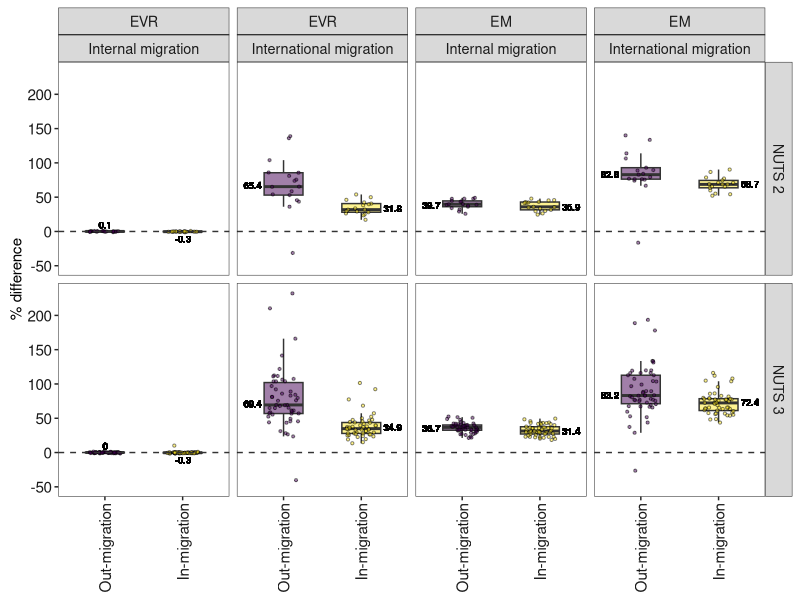

R code for this plot:

setwd("C:\\Users\\Miguel González\\OneDrive - El Colegio de México A.C\\Drive\\Publicaciones___\\EMCR_EVR_EM\\EnglishV")

library(dplyr)
library(ggplot2)
library(viridis)


### DATA NUTS 2 ###

data_ccaa <- read.csv('Fig2_MigraDif_NUTS2.csv')

data_ccaa$NUTS <- "NUTS 2"

data_ccaa <- data_ccaa[,-1]


### DATA NUTS 3 ###

data_prov <- read.csv('Fig2_MigraDif_NUTS3.csv')

data_prov$NUTS <- "NUTS 3"

data_prov <- data_prov[,-1]


#### JOIN DATA ###

data <- rbind (data_ccaa, data_prov)


#### ORDER ###

data$move<- factor(data$move, levels=c("Out-migration",
                                       "In-migration"))

data$source <- factor(data$source, levels=c("EVR",
                                            "EM"))

data$type <- factor(data$type, levels=c("Internal migration",
                                        "International migration"))


###################
###### PLOTS ######
###################

bmp(file="Fig2_MigraDif.bmp", width=9, height=7, units='in', res=300)

ggplot(data, aes(x=move, y=value, fill=move)) + 
  
  facet_grid(NUTS ~ source + type)+
  
  geom_boxplot(width=0.5, outlier.color=NA) +

  geom_jitter(position=position_jitter(0.2), size=0.75, alpha=0.5, pch=21)+
  
  scale_fill_viridis(discrete=TRUE, alpha=0.5) +
  
  scale_y_continuous(limits=c(-50, 233), breaks=seq(-50,200,50))+
  
  geom_hline(yintercept=0, linewidth=0.5, colour="grey20", linetype="dashed")+
  
  labs(x=NULL,y="% difference") +
  
  # NUTS 2 labels #
  
  geom_text(data=filter(data, move=="Out-migration",
                        NUTS=="NUTS 2",
                        type=="Internal migration",
                        source=="EVR"),
            aes(x=move, y=median(value)+10,
                label=round(median(value),1)),
            color="black",
            size=2.5,
            fontface="bold") +
  
  geom_text(data=filter(data, move=="In-migration",
                        NUTS=="NUTS 2",
                        type=="Internal migration",
                        source=="EVR"),
            aes(x=move, y=median(value)-10,  
                label=round(median(value),1)),
            color="black",
            size=2.5,
            fontface="bold") +
  
  geom_text(data=filter(data, move=="Out-migration",
                        NUTS=="NUTS 2",
                        type=="International migration",
                        source=="EVR"),
            aes(x=0.6, y=median(value)+2,  
                label=round(median(value),1)),
            color="black",
            size=2.5,
            fontface="bold") +
  
  geom_text(data=filter(data, move=="In-migration",
                        NUTS=="NUTS 2",
                        type=="International migration",
                        source=="EVR"),
            aes(x=2.4, y=median(value)+2,   
                label=round(median(value),1)),
            color="black",
            size=2.5,
            fontface="bold") +
  
  geom_text(data=filter(data, move=="Out-migration",
                        NUTS=="NUTS 2",
                        type=="Internal migration",
                        source=="EM"),
            aes(x=0.6, y=median(value)-1, 
                label=round(median(value),1)),
            color="black",
            size=2.5,
            fontface="bold") +
  
  geom_text(data=filter(data, move=="In-migration",
                        NUTS=="NUTS 2",
                        type=="Internal migration",
                        source=="EM"),
            aes(x=2.4, y=median(value),   
                label=round(median(value),1)),
            color="black",
            size=2.5,
            fontface="bold") +
  
  geom_text(data=filter(data, move=="Out-migration",
                        NUTS=="NUTS 2",
                        type=="International migration",
                        source=="EM"),
            aes(x=0.6, y=median(value)+1,  
                label=round(median(value),1)),
            color="black",
            size=2.5,
            fontface="bold") +
  
  geom_text(data=filter(data, move=="In-migration",
                        NUTS=="NUTS 2",
                        type=="International migration",
                        source=="EM"),
            aes(x=2.4, y=median(value)+1,   
                label=round(median(value),1)),
            color="black",
            size=2.5,
            fontface="bold") +
  
  # NUTS 3 labels #
  
  geom_text(data=filter(data, move=="Out-migration",
                        NUTS=="NUTS 3",
                        type=="Internal migration",
                        source=="EVR"),
            aes(x=move, y=median(value)+10,
                label=round(median(value),1)),
            color="black",
            size=2.5,
            fontface="bold") +
  
  geom_text(data=filter(data, move=="In-migration",
                        NUTS=="NUTS 3",
                        type=="Internal migration",
                        source=="EVR"),
            aes(x=move, y=median(value)-10,  
                label=round(median(value),1)),
            color="black",
            size=2.5,
            fontface="bold") +
  
  geom_text(data=filter(data, move=="Out-migration",
                        NUTS=="NUTS 3",
                        type=="International migration",
                        source=="EVR"),
            aes(x=0.6, y=median(value)+2,  
                label=round(median(value),1)),
            color="black",
            size=2.5,
            fontface="bold") +
  
  geom_text(data=filter(data, move=="In-migration",
                        NUTS=="NUTS 3",
                        type=="International migration",
                        source=="EVR"),
            aes(x=2.4, y=median(value)+2,   
                label=round(median(value),1)),
            color="black",
            size=2.5,
            fontface="bold") +
  
  geom_text(data=filter(data, move=="Out-migration",
                        NUTS=="NUTS 3",
                        type=="Internal migration",
                        source=="EM"),
            aes(x=0.6, y=median(value)-1, 
                label=round(median(value),1)),
            color="black",
            size=2.5,
            fontface="bold") +
  
  geom_text(data=filter(data, move=="In-migration",
                        NUTS=="NUTS 3",
                        type=="Internal migration",
                        source=="EM"),
            aes(x=2.4, y=median(value),   
                label=round(median(value),1)),
            color="black",
            size=2.5,
            fontface="bold") +
  
  geom_text(data=filter(data, move=="Out-migration",
                        NUTS=="NUTS 3",
                        type=="International migration",
                        source=="EM"),
            aes(x=0.6, y=median(value)+1,  
                label=round(median(value),1)),
            color="black",
            size=2.5,
            fontface="bold") +
  
  geom_text(data=filter(data, move=="In-migration",
                        NUTS=="NUTS 3",
                        type=="International migration",
                        source=="EM"),
            aes(x=2.4, y=median(value)+1,   
                label=round(median(value),1)),
            color="black",
            size=2.5,
            fontface="bold") +
  
  theme_bw()+
  
  theme(text=element_text(size=13),
        
        strip.background=element_rect(color="grey15", linewidth=0.35),
        panel.border=element_rect(color="grey15", linewidth=0.35),
        panel.grid.major.x=element_blank(),
        panel.grid.minor.x=element_blank(),
        panel.grid.major.y=element_blank(),
        panel.grid.minor.y=element_blank(),
        
        axis.title.y=element_text(vjust=0.5, size=11),
        axis.text.x=element_text(colour="grey10", size=11, angle=90, vjust=0.5, hjust=1),
        axis.text.y=element_text(colour="grey10", size=11, hjust=1, vjust=0.5),
        axis.ticks=element_line(color="grey15", linewidth=0.5),
        
        legend.title=element_blank (),
        legend.text=element_blank (),
        legend.position="none")

dev.off()
